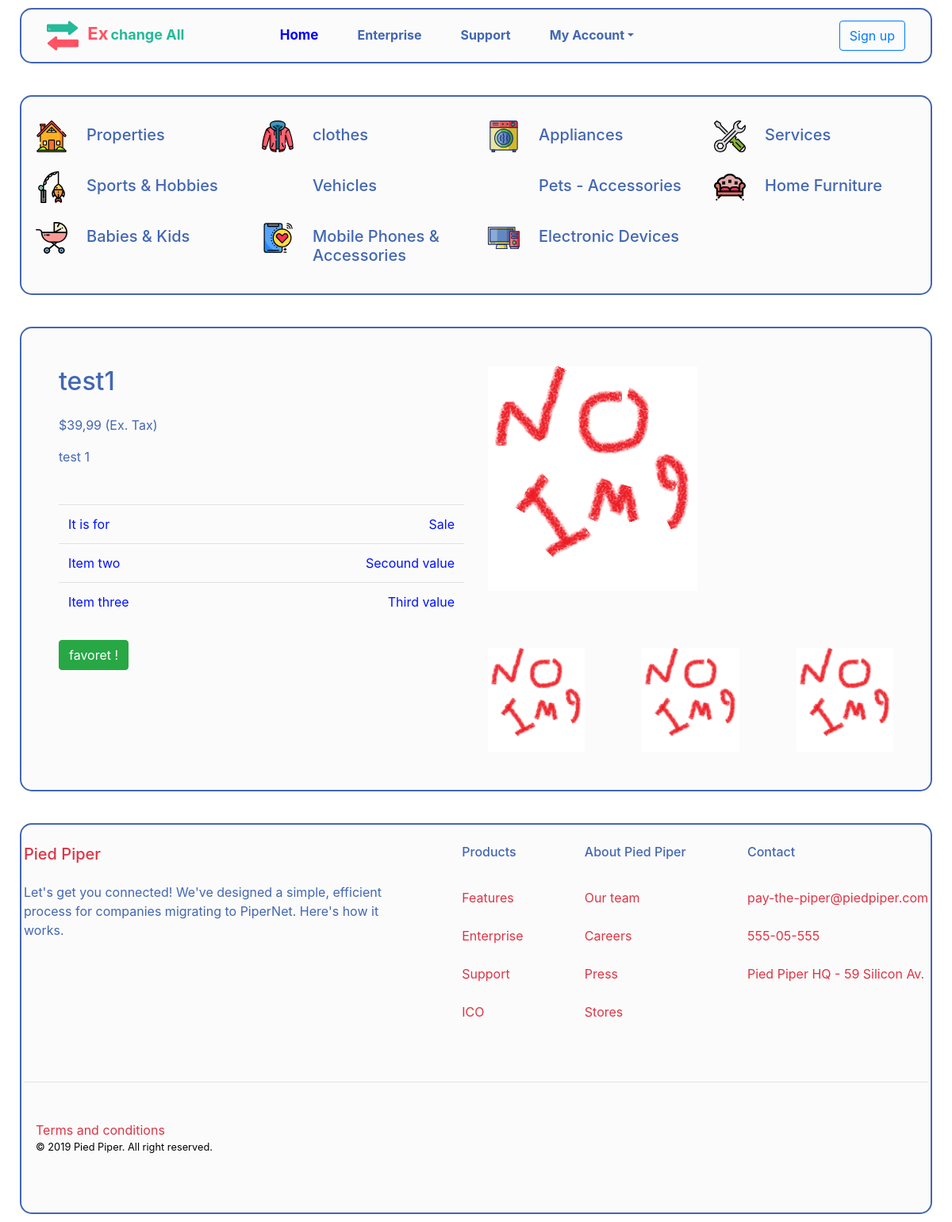
Page /1 on the earlier database version.
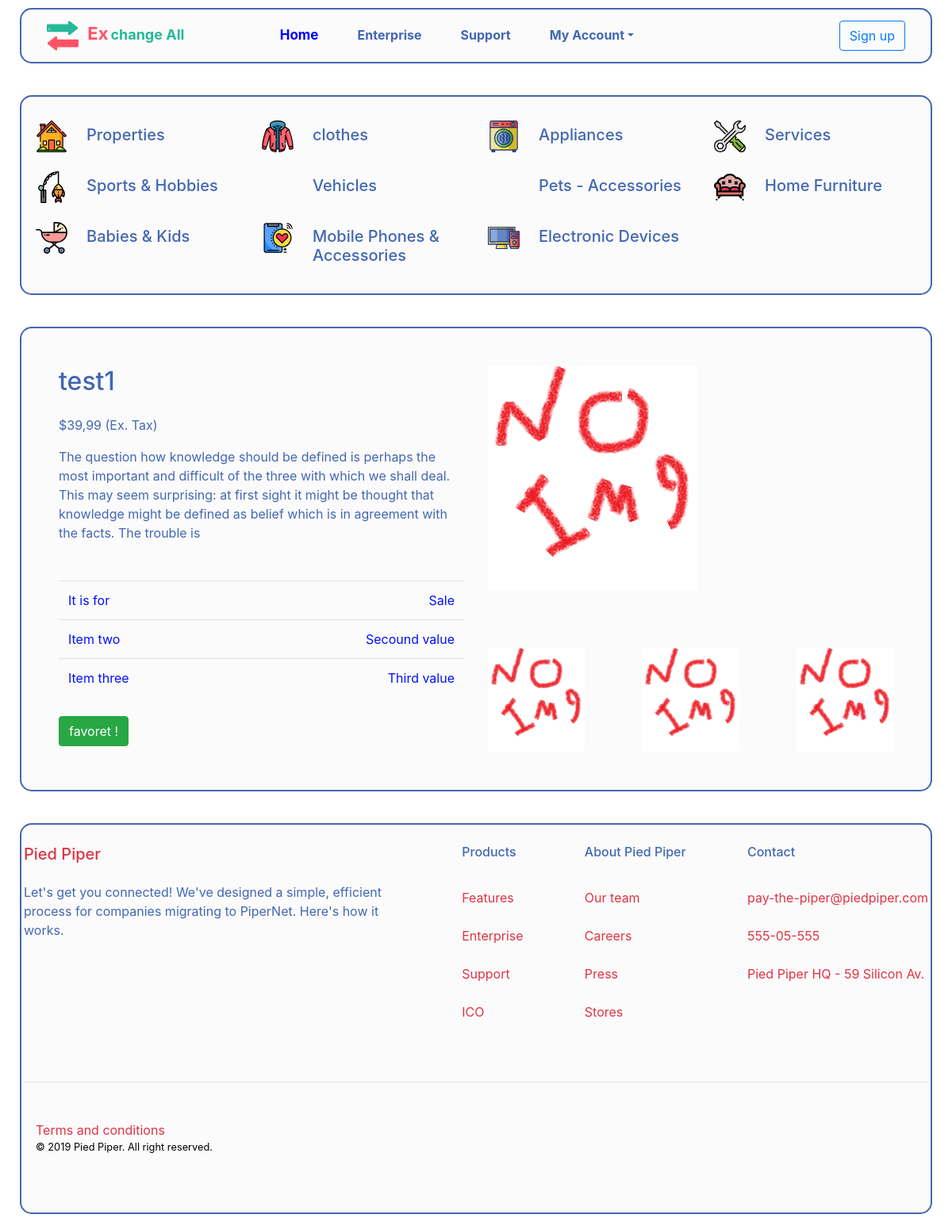
Same page on the later database version.
### ads/models.py (models this page shows, shortened)
class ads(models.Model):
    options =(
    ("ex", "ex"),
    ("Sale", "Sale"),
    ("free", "free"),
    )
    user = models.ForeignKey(User, blank=True , null=True, on_delete=models.CASCADE)
    title =models.CharField(max_length=80)
    description = models.TextField(max_length=500,default='')
    create_date = models.DateTimeField(default=timezone.now)
    active = models.BooleanField(default=True)
    view =models.IntegerField(default=0)
    ad_option = models.CharField(max_length=4, choices=options , default='ex')
    img=models.ImageField(upload_to='post_img/' , default="img/defu.png")
    name_of_who=models.CharField(max_length=15 , null=True,blank=True)
    adress=models.CharField(max_length=80 , null=True,blank=True)
    mobile =models.PositiveSmallIntegerField( default=1114796307 , null=True,blank=True,)
    email=models.EmailField(default="ahmed_mag22@yahoo.com" , null=True,blank=True)
    class Meta:
        ordering = ['-view']

### ads/views.py (the view)
# urls.py: url(r'^(?P<id>\d+)$', views.ads_detail , name='ads_detail'),
def ads_detail(request , id):
    detail=get_object_or_404(ads , id=id)
    context={
        'detail':detail ,
    }
    return render(request,'detail.html', context)

### ads/templates/detail.html
{% extends 'base_ads.html' %}
{% block detail %}
{% load static %}
<section  id="con"  class="py-3 my-product-detils">
    <div  class="container">
      <div class="row">
        <div class="col-lg-6 order-2 order-lg-1">
          <h2>{{detail.title}}</h2>
          <p>$39,99 (Ex. Tax)</p>
          <p>{{detail.description}}</p>
          <table class="table mt-3 mb-2 responsive">
            <tbody>
              <tr>
                <td>It is for </td>
                <td class="text-right">{{detail.ad_option}}</td>
              </tr>
              <tr>
                <td>Item two</td>
                <td class="text-right">Secound value</td>
              </tr>
              <tr>
                <td>Item three</td>
                <td class="text-right">Third value</td>
              </tr>
            </tbody>
          </table>
            <a class="btn btn-success" href="" role="button">favoret !</a>
        </div>
        <div class="col-lg-6 order-1 order-lg-2 mb-5 mb-lg-0"><img class="img-fluid" src=" {{detail.img.url}}" alt="">
          <div class="d-flex justify-content-between w-100 mt-4">
            <div class="p-0"><img class="w-100" src=" {{detail.img.url}}" alt=""></div>
            <div class="p-0 mx-4"><img class="w-100" src=" {{detail.img.url}}" alt=""></div>
            <div class="p-0"><img class="w-100" src=" {{detail.img.url}}" alt=""></div>
          </div>
        </div>
      </div>
    </div>
  </section>
{% endblock detail %}

Differences in the rows shown:
changed ads "test1": description "test 1" → "The question how knowledge should be defined is perhaps the most important and difficult of the three with which we shall deal. This may seem surprising: at first sight it might be thought that knowledge might be defined as belief which is in agreement with the facts. The trouble is"
